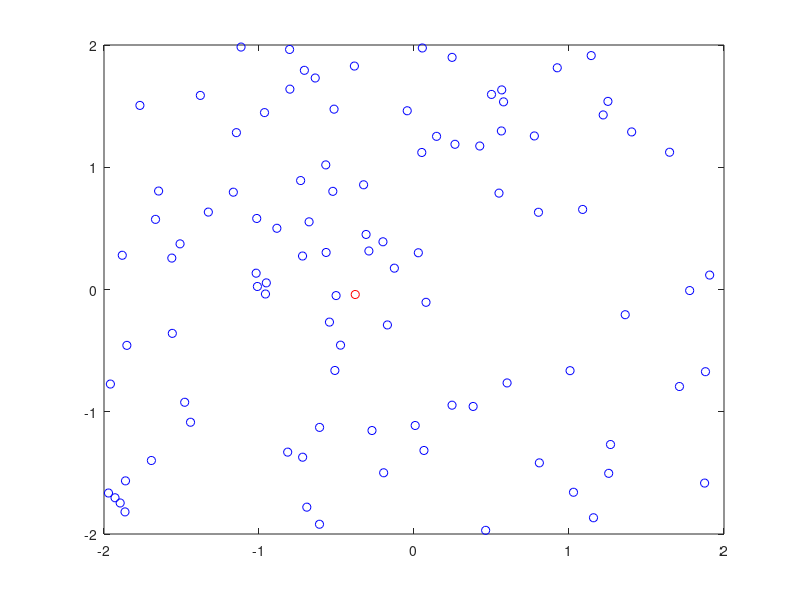

Write the MATLAB code that produced this figure.
% How much caffeine is there in the jar?

% n - number of days
% x - fraction of caffeinated 

nMax = 21; % max number of days to simulate

N = 10; % number of scoops in each jar
x = zeros(1,nMax); % fraction caffeinated
y = zeros(1,nMax);
x(1) = 0.1; % initial fraction caffeinated
y(1) = 0.1;

for n=1:nMax
    
    x(n+1) = (x(n))^2 - (y(n))^2 - 0.8;
    y(n+1) = 2*x(n) * y(n)+0.156;
    
end % finished loop through days

%figure(1); 
%plot(x,'ok');
%ylabel('fraction caffeinated')
%xlabel('Days')

%figure(2);
%plot(x,y,'ok');

%part d

xStart = -2 + (2+2).*rand(1,100)
yStart = -2 + (2+2).*rand(1,100)

figure(3);
%plot(xStart, yStart, "ok");

%part e

x = zeros(1,22); 
y = zeros(1,22);
figure(4);

for k=1:100
    x = zeros(1,22); 
    y = zeros(1,22);
    x(1) = xStart(k);
    y(1) = yStart(k);

    for n=1:21

        x(n+1) = (x(n))^2 - (y(n))^2 - 0.8;
        y(n+1) = 2*x(n) * y(n)+0.156;

    end
    if (x(22) > 2 || x(22) < -2) || (y(22) > 2 || y(22) < -2) 
        plot(xStart(k),yStart(k),"or");
    else
        plot(xStart(k),yStart(k),"ob");
    end
    hold on
end
